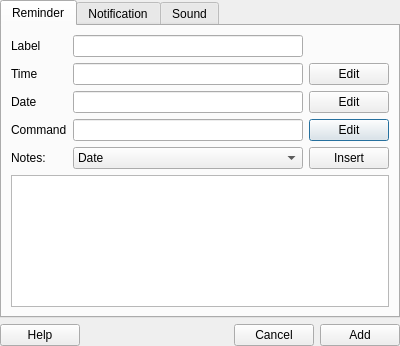
<?xml version="1.0" encoding="UTF-8"?>
<ui version="4.0">
 <class>add_reminder</class>
 <widget class="QDialog" name="add_reminder">
  <property name="geometry">
   <rect>
    <x>0</x>
    <y>0</y>
    <width>400</width>
    <height>346</height>
   </rect>
  </property>
  <property name="windowTitle">
   <string>Add Reminder</string>
  </property>
  <property name="windowIcon">
   <iconset theme="remindor-qt">
    <normalon>:/icons/remindor-qt.svg</normalon>
   </iconset>
  </property>
  <layout class="QGridLayout" name="gridLayout">
   <property name="margin">
    <number>0</number>
   </property>
   <item row="0" column="0">
    <widget class="QTabWidget" name="tabs">
     <property name="currentIndex">
      <number>0</number>
     </property>
     <widget class="QWidget" name="reminder_tab">
      <attribute name="title">
       <string>Reminder</string>
      </attribute>
      <layout class="QGridLayout" name="gridLayout_2">
       <item row="3" column="2">
        <widget class="QPushButton" name="command_button">
         <property name="text">
          <string>Edit</string>
         </property>
         <property name="icon">
          <iconset theme="stock_edit">
           <normaloff/>
          </iconset>
         </property>
        </widget>
       </item>
       <item row="1" column="0">
        <widget class="QLabel" name="time_label">
         <property name="text">
          <string>Time</string>
         </property>
        </widget>
       </item>
       <item row="4" column="0">
        <widget class="QLabel" name="notes_label">
         <property name="text">
          <string>Notes:</string>
         </property>
        </widget>
       </item>
       <item row="2" column="1">
        <widget class="QLineEdit" name="date_time"/>
       </item>
       <item row="2" column="0">
        <widget class="QLabel" name="date_label">
         <property name="text">
          <string>Date</string>
         </property>
        </widget>
       </item>
       <item row="0" column="0">
        <widget class="QLabel" name="label_label">
         <property name="text">
          <string>Label</string>
         </property>
        </widget>
       </item>
       <item row="1" column="1">
        <widget class="QLineEdit" name="time_edit"/>
       </item>
       <item row="4" column="2">
        <widget class="QPushButton" name="notes_button">
         <property name="text">
          <string>Insert</string>
         </property>
         <property name="icon">
          <iconset theme="add">
           <normaloff/>
          </iconset>
         </property>
        </widget>
       </item>
       <item row="0" column="1">
        <widget class="QLineEdit" name="label_edit"/>
       </item>
       <item row="5" column="0" colspan="3">
        <widget class="QPlainTextEdit" name="notes_edit"/>
       </item>
       <item row="2" column="2">
        <widget class="QPushButton" name="date_button">
         <property name="text">
          <string>Edit</string>
         </property>
         <property name="icon">
          <iconset theme="stock_edit">
           <normaloff/>
          </iconset>
         </property>
        </widget>
       </item>
       <item row="1" column="2">
        <widget class="QPushButton" name="time_button">
         <property name="text">
          <string>Edit</string>
         </property>
         <property name="icon">
          <iconset theme="stock_edit">
           <normaloff/>
          </iconset>
         </property>
        </widget>
       </item>
       <item row="3" column="1">
        <widget class="QLineEdit" name="command_edit"/>
       </item>
       <item row="3" column="0">
        <widget class="QLabel" name="command_label">
         <property name="text">
          <string>Command</string>
         </property>
        </widget>
       </item>
       <item row="4" column="1">
        <widget class="QComboBox" name="insert_combo">
         <item>
          <property name="text">
           <string>Date</string>
          </property>
         </item>
         <item>
          <property name="text">
           <string>Month</string>
          </property>
         </item>
         <item>
          <property name="text">
           <string>Month Name</string>
          </property>
         </item>
         <item>
          <property name="text">
           <string>Day</string>
          </property>
         </item>
         <item>
          <property name="text">
           <string>Day name</string>
          </property>
         </item>
         <item>
          <property name="text">
           <string>Day of Year</string>
          </property>
         </item>
         <item>
          <property name="text">
           <string>Year</string>
          </property>
         </item>
         <item>
          <property name="text">
           <string>Time</string>
          </property>
         </item>
         <item>
          <property name="text">
           <string>Hour (24)</string>
          </property>
         </item>
         <item>
          <property name="text">
           <string>Hour (12)</string>
          </property>
         </item>
         <item>
          <property name="text">
           <string>Minutes</string>
          </property>
         </item>
         <item>
          <property name="text">
           <string>Seconds</string>
          </property>
         </item>
         <item>
          <property name="text">
           <string>Microseconds</string>
          </property>
         </item>
         <item>
          <property name="text">
           <string>Sound File/Path</string>
          </property>
         </item>
         <item>
          <property name="text">
           <string>Sound File</string>
          </property>
         </item>
         <item>
          <property name="text">
           <string>Command</string>
          </property>
         </item>
        </widget>
       </item>
      </layout>
     </widget>
     <widget class="QWidget" name="notification_tab">
      <attribute name="title">
       <string>Notification</string>
      </attribute>
      <layout class="QGridLayout" name="gridLayout_3">
       <item row="3" column="0">
        <spacer name="verticalspace">
         <property name="orientation">
          <enum>Qt::Vertical</enum>
         </property>
         <property name="sizeHint" stdset="0">
          <size>
           <width>20</width>
           <height>40</height>
          </size>
         </property>
        </spacer>
       </item>
       <item row="0" column="0">
        <widget class="QCheckBox" name="popup_check">
         <property name="text">
          <string>Popup</string>
         </property>
        </widget>
       </item>
       <item row="1" column="0">
        <widget class="QCheckBox" name="dialog_check">
         <property name="text">
          <string>Dialog Box</string>
         </property>
        </widget>
       </item>
       <item row="2" column="0">
        <widget class="QCheckBox" name="boxcar_check">
         <property name="text">
          <string>Boxcar</string>
         </property>
        </widget>
       </item>
       <item row="2" column="1">
        <widget class="QLabel" name="boxcar_label">
         <property name="text">
          <string>Boxcar has not been
setup in Preferences</string>
         </property>
        </widget>
       </item>
      </layout>
     </widget>
     <widget class="QWidget" name="sound_tab">
      <attribute name="title">
       <string>Sound</string>
      </attribute>
      <layout class="QGridLayout" name="gridLayout_4">
       <item row="2" column="0">
        <widget class="QLabel" name="length_label">
         <property name="text">
          <string>Play Length</string>
         </property>
        </widget>
       </item>
       <item row="1" column="1">
        <widget class="QLineEdit" name="file_edit"/>
       </item>
       <item row="4" column="1">
        <spacer name="verticalspacer2">
         <property name="orientation">
          <enum>Qt::Vertical</enum>
         </property>
         <property name="sizeHint" stdset="0">
          <size>
           <width>20</width>
           <height>40</height>
          </size>
         </property>
        </spacer>
       </item>
       <item row="3" column="1">
        <widget class="QCheckBox" name="loop_check">
         <property name="text">
          <string/>
         </property>
        </widget>
       </item>
       <item row="1" column="0">
        <widget class="QLabel" name="file_label">
         <property name="text">
          <string>Sound File</string>
         </property>
        </widget>
       </item>
       <item row="3" column="0">
        <widget class="QLabel" name="loop_label">
         <property name="text">
          <string>Loop</string>
         </property>
        </widget>
       </item>
       <item row="2" column="2">
        <widget class="QLabel" name="length_label2">
         <property name="text">
          <string>s (0 for end)</string>
         </property>
        </widget>
       </item>
       <item row="0" column="1">
        <widget class="QCheckBox" name="sound_check">
         <property name="text">
          <string/>
         </property>
        </widget>
       </item>
       <item row="2" column="1">
        <widget class="QSpinBox" name="length_spin"/>
       </item>
       <item row="0" column="0">
        <widget class="QLabel" name="sound_label">
         <property name="text">
          <string>Play Sound</string>
         </property>
        </widget>
       </item>
       <item row="1" column="2">
        <widget class="QToolButton" name="file_button">
         <property name="text">
          <string>...</string>
         </property>
        </widget>
       </item>
      </layout>
     </widget>
    </widget>
   </item>
   <item row="1" column="0">
    <widget class="QWidget" name="button_widget" native="true">
     <layout class="QHBoxLayout" name="horizontalLayout_2">
      <property name="margin">
       <number>0</number>
      </property>
      <item>
       <widget class="QPushButton" name="help_button">
        <property name="text">
         <string>Help</string>
        </property>
        <property name="icon">
         <iconset theme="help">
          <normaloff/>
         </iconset>
        </property>
       </widget>
      </item>
      <item>
       <spacer name="horizontalspacer">
        <property name="orientation">
         <enum>Qt::Horizontal</enum>
        </property>
        <property name="sizeHint" stdset="0">
         <size>
          <width>40</width>
          <height>20</height>
         </size>
        </property>
       </spacer>
      </item>
      <item>
       <widget class="QPushButton" name="cancel_button">
        <property name="text">
         <string>Cancel</string>
        </property>
        <property name="icon">
         <iconset theme="cancel">
          <normaloff/>
         </iconset>
        </property>
       </widget>
      </item>
      <item>
       <widget class="QPushButton" name="add_button">
        <property name="text">
         <string>Add</string>
        </property>
        <property name="icon">
         <iconset theme="add">
          <normaloff/>
         </iconset>
        </property>
       </widget>
      </item>
     </layout>
    </widget>
   </item>
  </layout>
 </widget>
 <resources>
  <include location="../../resources.qrc"/>
 </resources>
 <connections/>
</ui>
